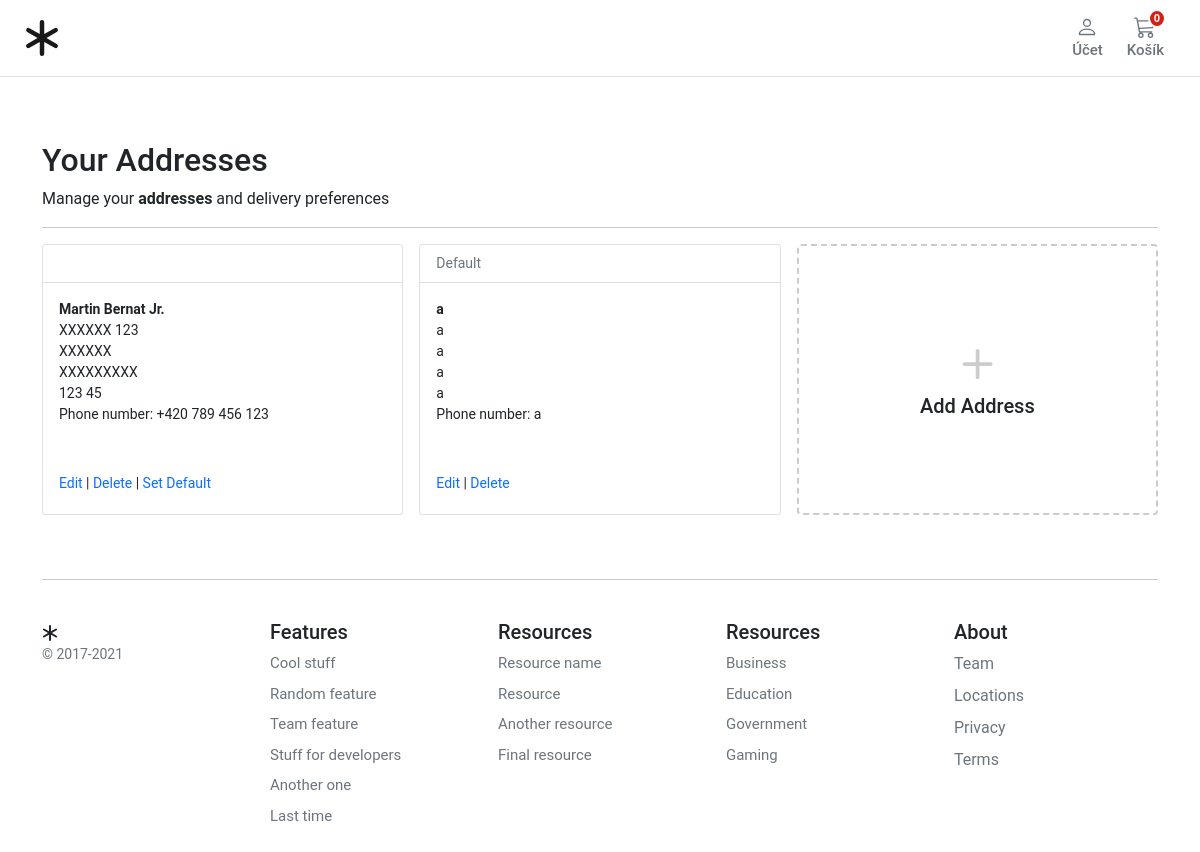
The app's page /account/addresses/ (signed in), older data.
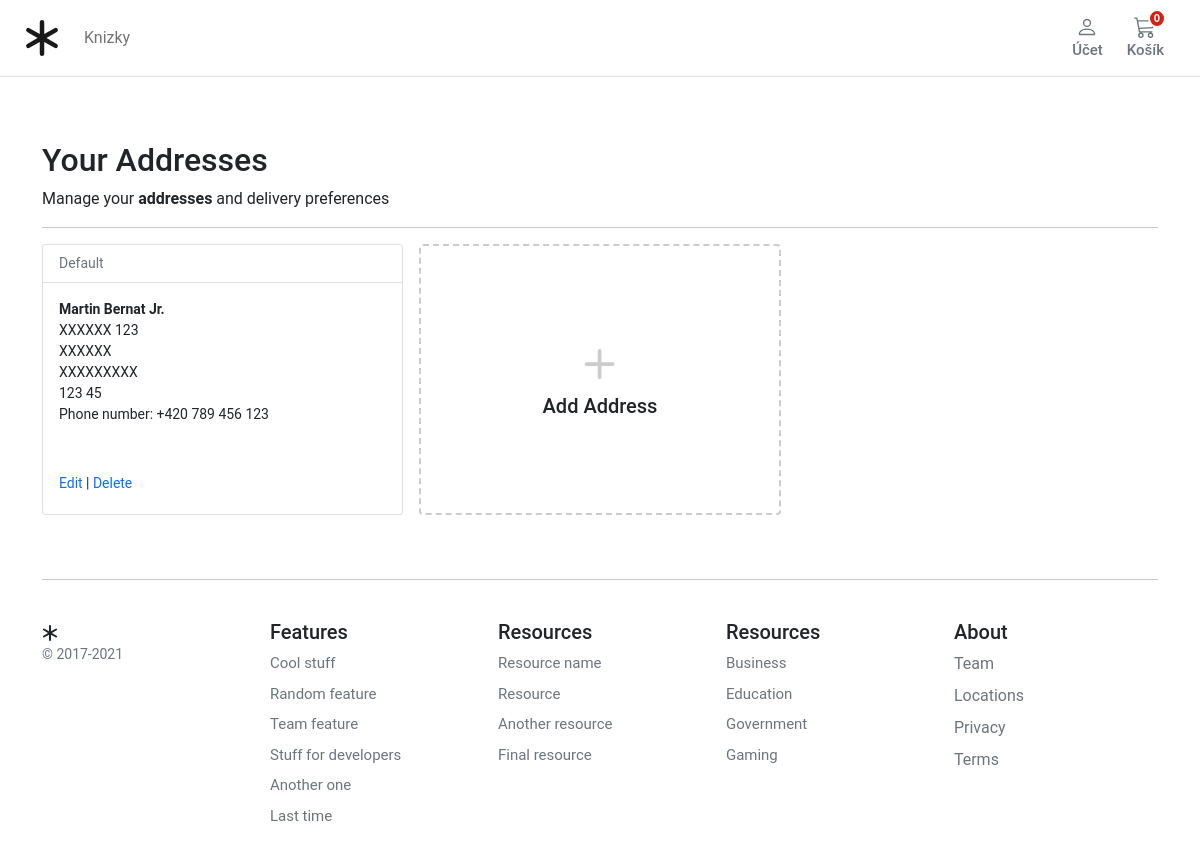
The same page, newer data.
### account/models.py (models this page shows, shortened)
class Address(models.Model):
    id = models.UUIDField(primary_key=True, default=uuid.uuid4, editable=False)
    customer = models.ForeignKey(Customer, verbose_name=("Customer"), on_delete=models.CASCADE)
    full_name = models.CharField(("Full Name"), max_length=150)
    phone = models.CharField(("Phone Number"), max_length=50)
    postcode = models.CharField(("Postcode"), max_length=50)
    address_line = models.CharField(("Address Line 1"), max_length=255)
    address_line2 = models.CharField(("Address Line 2"), max_length=255)
    town_city = models.CharField(("Town/City/State"), max_length=150)
    delivery_instructions = models.CharField(("Delivery Instructions"), max_length=255)
    created_at = models.DateTimeField(("Created at"), auto_now_add=True)
    updated_at = models.DateTimeField(("Updated at"), auto_now=True)
    default = models.BooleanField(("Default"), default=False)
    class Meta:
        verbose_name = "Address"
        verbose_name_plural = "Addresses"

### store/models.py (models this page shows, shortened)
class Category(MPTTModel):
    name = models.CharField(
        verbose_name=("Category Name"),
        help_text=("Required and unique"),
        max_length=255,
        unique=True,
    )
    slug = models.SlugField(verbose_name=("Category safe URL"), max_length=255, unique=True)
    parent = TreeForeignKey("self", on_delete=models.CASCADE, null=True, blank=True, related_name="children")
    is_active = models.BooleanField(default=True)
    class MPTTMeta:
        order_insertion_by = ["name"]
    class Meta:
        verbose_name = ("Category")
        verbose_name_plural = ("Categories")
    def get_absolute_url(self):
        return reverse("store:category_list", args=[self.slug])

### account/views.py (the view)
# urls.py: path("addresses/", views.view_address, name="addresses"),
@login_required
def view_address(request):
    addresses = Address.objects.filter(customer=request.user)
    return render(request, "account/dashboard/addresses.html", {"addresses": addresses})

### basket/basket.py (called while the page is built)
    def __len__(self):
        return sum(item['qty'] for item in self.basket.values())

### basket/context_processors.py (called while the page is built)
def basket(request):
    return {'basket': Basket(request)}

### store/context_processors.py (called while the page is built)
def categories(request):
    return {
        'categories': Category.objects.filter(level=0)
    }

### templates/account/dashboard/addresses.html (shortened to what this page needs)
{% extends "../../base.html" %}
{% block content %}
<div class="container">
  <h1 class="h2">Your Addresses</h1>
  <div>Manage your <b>addresses</b> and delivery preferences</div>
  <hr />
  <div class="container px-0">
    <div class="row row-cols-1 row-cols-sm-2 row-cols-md-3 g-3">
      {% for address in addresses %}
      <div class="col">
        <div class="card pb-3">
          <div class="card-header bg-white small text-muted">
            {% if address.default %}
            Default
            {% endif %}
          </div>
          <div class="card-body small pb-1">
            <p class="card-text m-0 fw-bold">{{address.full_name}}</p>
            <p class="card-text m-0">{{address.address_line}}</p>
            <p class="card-text m-0">{{address.address_line2}}</p>
            <p class="card-text m-0">{{address.town_city}}</p>
            <p class="card-text m-0">{{address.postcode}}</p>
            <p class="card-text m-0">Phone number: {{address.phone}}</p>
            <div class="pt-5">
              <a href="{% url "account:edit_address" address.id %}" class="text-decoration-none">Edit</a>
              |
              <a href="{% url "account:delete_address" address.id %}" class="text-decoration-none">Delete</a>
              {% if not address.default %}
              | <a href="{% url "account:set_default" address.id %}" class="text-decoration-none">Set Default</a>
              {% endif %}
            </div>
          </div>
        </div>
      </div>
      {% endfor %}
      <div class="col">
        <a href="{% url "account:add_address"%}" class="text-reset text-decoration-none" role="button" style="max-width: 540px;">
          <div class="card mb-3 h-100" style="border: dashed 2px #ccc;">
            <div class="row g-0 h-100">
              <div class="col-12" style="min-height:100px">
                <div class="card-body text-center position-absolute top-50 start-50 translate-middle">
                  <svg style="color:#ccc;" xmlns="http://www.w3.org/2000/svg" width="60" height="60" fill="currentColor"
                    class="bi bi-plus" viewBox="0 0 16 16">
                    <path
                      d="M8 4a.5.5 0 0 1 .5.5v3h3a.5.5 0 0 1 0 1h-3v3a.5.5 0 0 1-1 0v-3h-3a.5.5 0 0 1 0-1h3v-3A.5.5 0 0 1 8 4z" />
                  </svg>
                  <h1 class="h5">Add Address</h1>
                </div>
              </div>
            </div>
          </div>
        </a>
      </div>
    </div>
  </div>
</div>
{% endblock %}

### templates/base.html (shortened to what the changed rows need)
{% load static %}
<!DOCTYPE html>
<html>
<head>
  <link href="https://cdn.jsdelivr.net/npm/bootstrap@5.0.0-beta1/dist/css/bootstrap.min.css" rel="stylesheet"
>
  <link rel="stylesheet" href="{% static 'core/css/base.css' %}">
  <link rel="stylesheet" href="{% block stylesheet %}{% endblock %}">
</head>
<body>
  <header class="pb-3">
    <nav class="navbar navbar-expand-md navbar-light bg-white border-bottom">
      <div class="container-fluid px-md-4">
        <div class="d-flex w-100 navbar-collapse">
          <ul class="navbar-nav me-auto mb-md-0 ">
            <li class="nav-item dropdown">
              {% for c in categories %}
            <li class="nav-item collapse navbar-collapse">
              <a class="nav-link" href="{{ c.get_absolute_url }}">{{ c.name|title }}</a>
            </li>
            {% endfor %}
            </li>
          </ul>
        </div>
      </div>
    </nav>
  </header>
  <main class="pt-5">
    <div id="content">{% block content %} {% endblock %}</div>
  </main>
</body>
</html>

Row changes from the older to the newer data that the page shows:
removed Address: default "Default", full_name "a", address_line "a", address_line2 "a", town_city "a", postcode "a", phone "a"
added Category: name "Knizky"
changed Address "Martin Bernat Jr.": default "| Set Default" → "Default"
